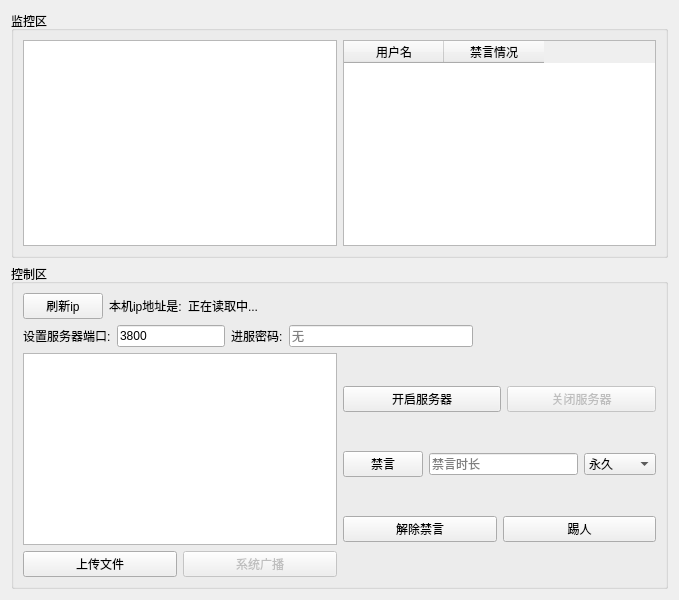
<?xml version="1.0" encoding="UTF-8"?>
<ui version="4.0">
 <class>Form</class>
 <widget class="QWidget" name="Form">
  <property name="geometry">
   <rect>
    <x>0</x>
    <y>0</y>
    <width>679</width>
    <height>600</height>
   </rect>
  </property>
  <property name="sizePolicy">
   <sizepolicy hsizetype="Preferred" vsizetype="Fixed">
    <horstretch>0</horstretch>
    <verstretch>0</verstretch>
   </sizepolicy>
  </property>
  <property name="windowTitle">
   <string>光之局聊-服务端</string>
  </property>
  <layout class="QVBoxLayout" name="layout_form">
   <item>
    <widget class="QGroupBox" name="box_monitor">
     <property name="title">
      <string>监控区</string>
     </property>
     <layout class="QHBoxLayout" name="layout_monitor">
      <item>
       <widget class="QListWidget" name="list_msg"/>
      </item>
      <item>
       <widget class="QTableWidget" name="tabWidget_member">
        <property name="selectionBehavior">
         <enum>QAbstractItemView::SelectRows</enum>
        </property>
        <property name="wordWrap">
         <bool>true</bool>
        </property>
        <attribute name="horizontalHeaderVisible">
         <bool>true</bool>
        </attribute>
        <attribute name="horizontalHeaderShowSortIndicator" stdset="0">
         <bool>false</bool>
        </attribute>
        <attribute name="verticalHeaderVisible">
         <bool>true</bool>
        </attribute>
        <column>
         <property name="text">
          <string>用户名</string>
         </property>
        </column>
        <column>
         <property name="text">
          <string>禁言情况</string>
         </property>
        </column>
       </widget>
      </item>
     </layout>
    </widget>
   </item>
   <item>
    <widget class="QGroupBox" name="box_control">
     <property name="title">
      <string>控制区</string>
     </property>
     <layout class="QVBoxLayout" name="layout_main_control">
      <item>
       <layout class="QHBoxLayout" name="layout_ip">
        <item>
         <widget class="QPushButton" name="btn_ip_rush">
          <property name="sizePolicy">
           <sizepolicy hsizetype="Fixed" vsizetype="Fixed">
            <horstretch>0</horstretch>
            <verstretch>0</verstretch>
           </sizepolicy>
          </property>
          <property name="text">
           <string>刷新ip</string>
          </property>
         </widget>
        </item>
        <item>
         <widget class="QLabel" name="lab_ip_title">
          <property name="sizePolicy">
           <sizepolicy hsizetype="Fixed" vsizetype="Preferred">
            <horstretch>0</horstretch>
            <verstretch>0</verstretch>
           </sizepolicy>
          </property>
          <property name="text">
           <string>本机ip地址是:</string>
          </property>
         </widget>
        </item>
        <item>
         <widget class="QLabel" name="lab_ip">
          <property name="sizePolicy">
           <sizepolicy hsizetype="Preferred" vsizetype="Preferred">
            <horstretch>0</horstretch>
            <verstretch>0</verstretch>
           </sizepolicy>
          </property>
          <property name="text">
           <string>正在读取中...</string>
          </property>
          <property name="textInteractionFlags">
           <set>Qt::LinksAccessibleByMouse|Qt::TextSelectableByKeyboard|Qt::TextSelectableByMouse</set>
          </property>
         </widget>
        </item>
       </layout>
      </item>
      <item>
       <layout class="QHBoxLayout" name="layout_port">
        <item>
         <widget class="QLabel" name="lab_port">
          <property name="text">
           <string>设置服务器端口:</string>
          </property>
         </widget>
        </item>
        <item>
         <widget class="QLineEdit" name="edit_port">
          <property name="sizePolicy">
           <sizepolicy hsizetype="Fixed" vsizetype="Fixed">
            <horstretch>0</horstretch>
            <verstretch>0</verstretch>
           </sizepolicy>
          </property>
          <property name="inputMask">
           <string>0000</string>
          </property>
          <property name="text">
           <string>3800</string>
          </property>
         </widget>
        </item>
        <item>
         <widget class="QLabel" name="lab_password">
          <property name="text">
           <string>进服密码:</string>
          </property>
         </widget>
        </item>
        <item>
         <widget class="QLineEdit" name="edit_password">
          <property name="statusTip">
           <string/>
          </property>
          <property name="whatsThis">
           <string/>
          </property>
          <property name="text">
           <string/>
          </property>
          <property name="echoMode">
           <enum>QLineEdit::PasswordEchoOnEdit</enum>
          </property>
          <property name="dragEnabled">
           <bool>false</bool>
          </property>
          <property name="readOnly">
           <bool>false</bool>
          </property>
          <property name="placeholderText">
           <string>无</string>
          </property>
         </widget>
        </item>
        <item>
         <spacer name="horizontalSpacer">
          <property name="orientation">
           <enum>Qt::Horizontal</enum>
          </property>
          <property name="sizeHint" stdset="0">
           <size>
            <width>40</width>
            <height>20</height>
           </size>
          </property>
         </spacer>
        </item>
       </layout>
      </item>
      <item>
       <layout class="QHBoxLayout" name="layout_control">
        <item>
         <layout class="QGridLayout" name="layout_send" columnstretch="0,0" rowminimumheight="0,0,0">
          <item row="2" column="0">
           <widget class="QPushButton" name="btn_send_file">
            <property name="text">
             <string>上传文件</string>
            </property>
           </widget>
          </item>
          <item row="2" column="1">
           <widget class="QPushButton" name="btn_send">
            <property name="enabled">
             <bool>false</bool>
            </property>
            <property name="text">
             <string>系统广播</string>
            </property>
           </widget>
          </item>
          <item row="1" column="0" colspan="2">
           <widget class="QTextEdit" name="edit_sendmsg"/>
          </item>
         </layout>
        </item>
        <item>
         <layout class="QGridLayout" name="layout_menber_set">
          <item row="2" column="1" colspan="2">
           <widget class="QLineEdit" name="edit_forbidden_time">
            <property name="sizePolicy">
             <sizepolicy hsizetype="Preferred" vsizetype="Fixed">
              <horstretch>0</horstretch>
              <verstretch>0</verstretch>
             </sizepolicy>
            </property>
            <property name="placeholderText">
             <string>禁言时长</string>
            </property>
           </widget>
          </item>
          <item row="2" column="3">
           <widget class="QComboBox" name="box_forbidden_mode">
            <property name="sizePolicy">
             <sizepolicy hsizetype="Preferred" vsizetype="Fixed">
              <horstretch>0</horstretch>
              <verstretch>0</verstretch>
             </sizepolicy>
            </property>
            <item>
             <property name="text">
              <string>永久</string>
             </property>
            </item>
            <item>
             <property name="text">
              <string>分钟</string>
             </property>
            </item>
            <item>
             <property name="text">
              <string>小时</string>
             </property>
            </item>
           </widget>
          </item>
          <item row="2" column="0">
           <widget class="QPushButton" name="btn_forbidden">
            <property name="sizePolicy">
             <sizepolicy hsizetype="Minimum" vsizetype="Fixed">
              <horstretch>0</horstretch>
              <verstretch>0</verstretch>
             </sizepolicy>
            </property>
            <property name="text">
             <string>禁言</string>
            </property>
           </widget>
          </item>
          <item row="3" column="0" colspan="4">
           <layout class="QHBoxLayout" name="layout_forbidden">
            <item>
             <widget class="QPushButton" name="btn_break_bidden">
              <property name="sizePolicy">
               <sizepolicy hsizetype="Minimum" vsizetype="Fixed">
                <horstretch>0</horstretch>
                <verstretch>0</verstretch>
               </sizepolicy>
              </property>
              <property name="text">
               <string>解除禁言</string>
              </property>
             </widget>
            </item>
            <item>
             <widget class="QPushButton" name="btn_kill">
              <property name="sizePolicy">
               <sizepolicy hsizetype="Minimum" vsizetype="Fixed">
                <horstretch>0</horstretch>
                <verstretch>0</verstretch>
               </sizepolicy>
              </property>
              <property name="text">
               <string>踢人</string>
              </property>
             </widget>
            </item>
           </layout>
          </item>
          <item row="0" column="2" colspan="2">
           <widget class="QPushButton" name="btn_disconnect">
            <property name="enabled">
             <bool>false</bool>
            </property>
            <property name="sizePolicy">
             <sizepolicy hsizetype="Preferred" vsizetype="Fixed">
              <horstretch>0</horstretch>
              <verstretch>0</verstretch>
             </sizepolicy>
            </property>
            <property name="text">
             <string>关闭服务器</string>
            </property>
           </widget>
          </item>
          <item row="0" column="0" colspan="2">
           <widget class="QPushButton" name="btn_connect">
            <property name="enabled">
             <bool>true</bool>
            </property>
            <property name="sizePolicy">
             <sizepolicy hsizetype="Preferred" vsizetype="Fixed">
              <horstretch>0</horstretch>
              <verstretch>0</verstretch>
             </sizepolicy>
            </property>
            <property name="layoutDirection">
             <enum>Qt::LeftToRight</enum>
            </property>
            <property name="text">
             <string>开启服务器</string>
            </property>
           </widget>
          </item>
         </layout>
        </item>
       </layout>
      </item>
     </layout>
    </widget>
   </item>
  </layout>
 </widget>
 <resources/>
 <connections/>
</ui>
